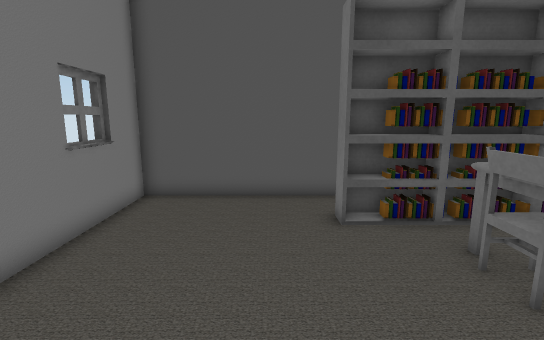
View 1 (above)

17 first-person views from a walk through a Unity game level. The camera is 1.5 m above the floor, tilts 10° down and sees 85° across. The floor is counted in squares, 0.5 m on a side. Each view is taken from the middle of a square. On the plan, view 1 faces up. The plan holds only what a view shows up to about 20 squares ahead; the rest is blank. The player is left out. Door leaves are left out, so doorways stand open.

View 2
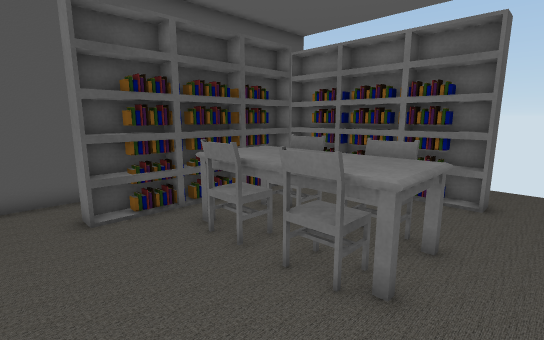

View 3
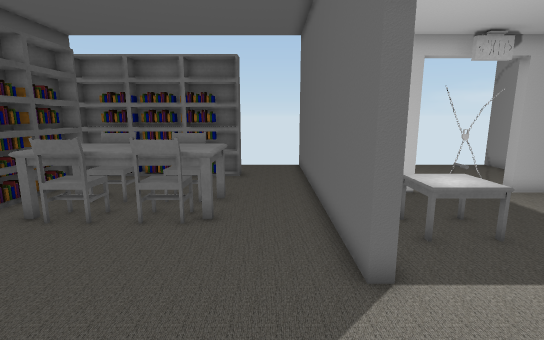

View 4
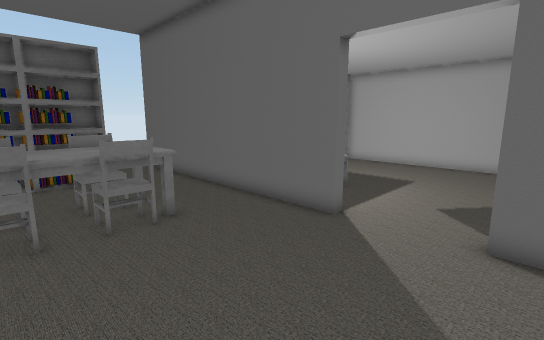

View 5
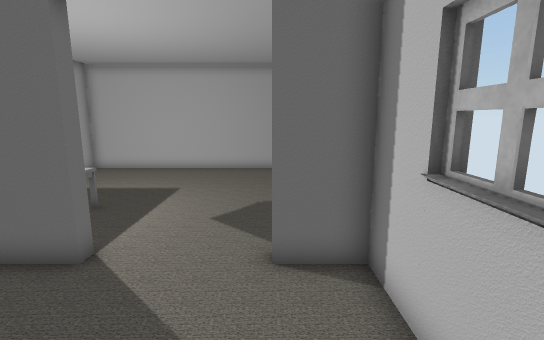

View 6
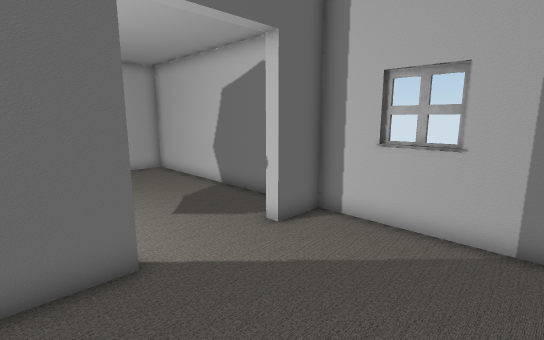

View 7
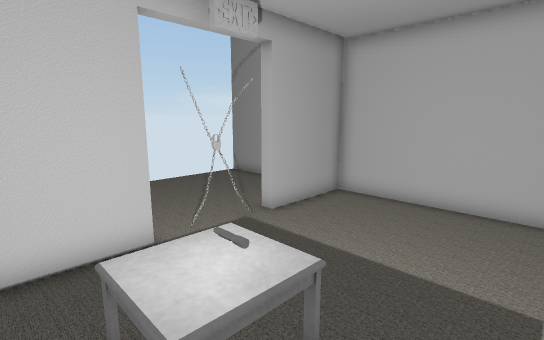

View 8
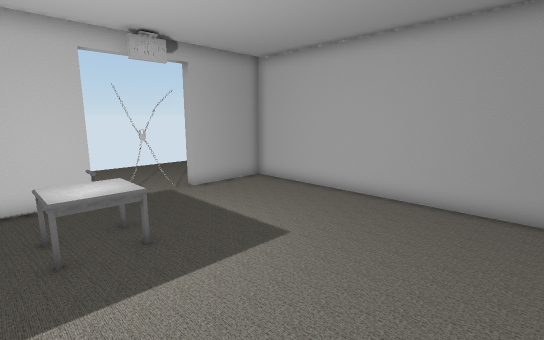

View 9
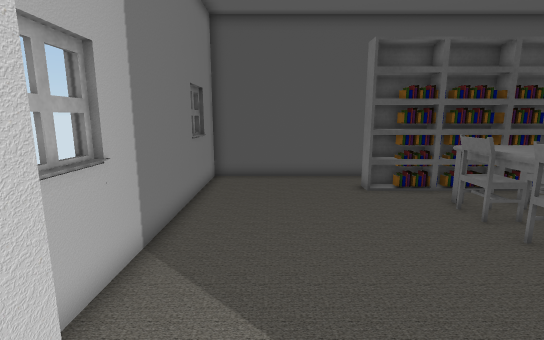

View 10
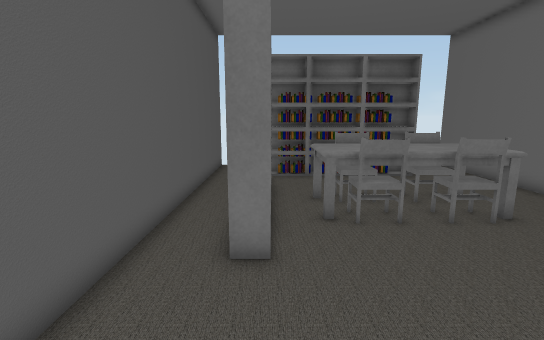

View 11
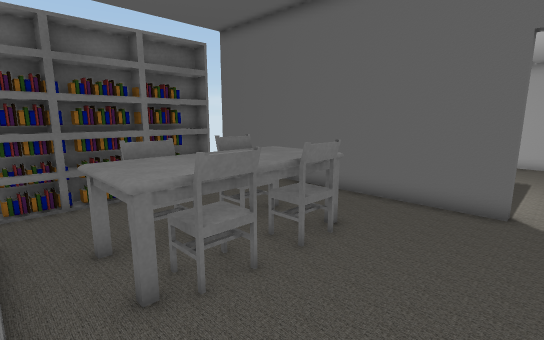

View 12
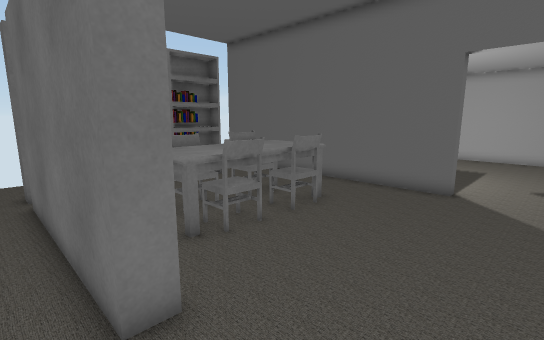

View 13
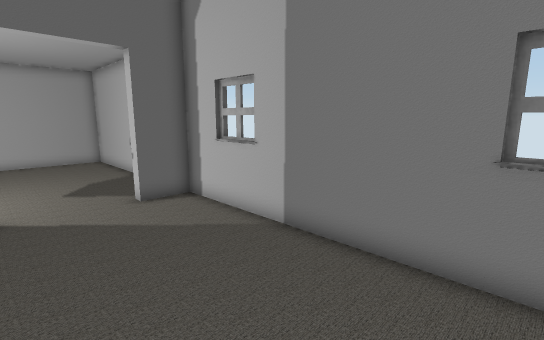

View 14
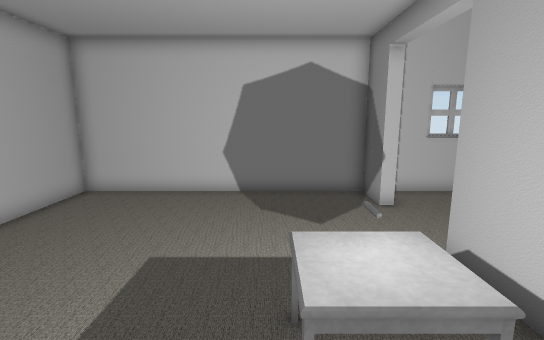

View 15
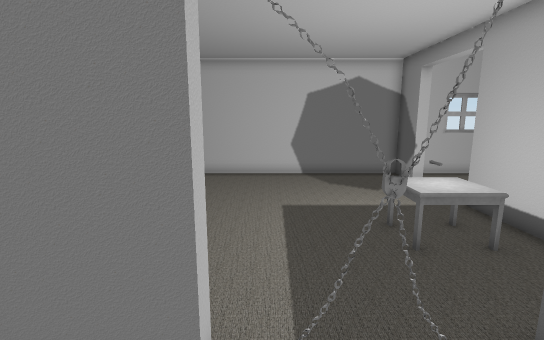

View 16
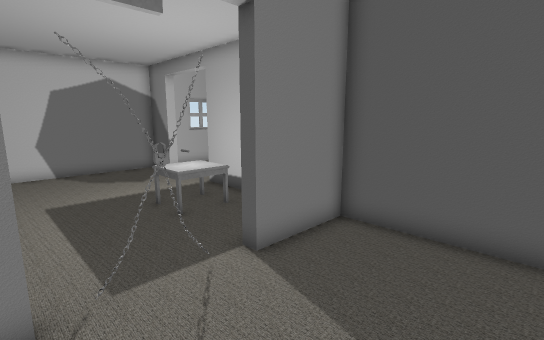

View 17
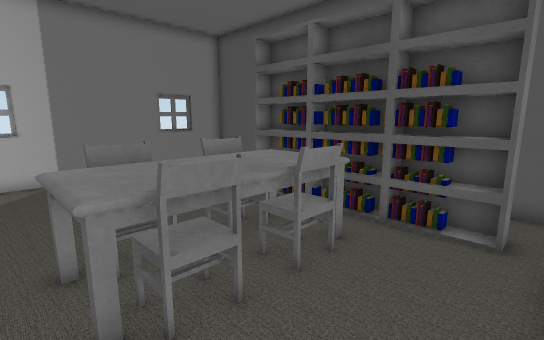

### Floor plan
Key: @ floor where view 1 was taken; # wall or solid block; . floor; D open door; B bookshelf; T table; C chair; O other object.
Columns run from 5 left of view 1 to 15 right of it. Each row starts with its distance up from view 1.
 11 #####################
 10 #..................
  9 #......#########B#.
  8 #......BBBBBBBBBBB
  7 #.........TTT...BB
  6 #........CTTT...B#
  5 #........CTTCC..BB
  4 #........CTTC...BB
  3 #........CTTC...B#
  2 #........CTTCC..BB
  1 #........TTTT...B#..
  0 #....@..............
 -1 #...................
 -2 #...................
 -3 ##DDDDD##############
 -4 #............#.....
 -5 #.......TTT..#.....
 -6 #.......OTT..#.....
 -7 #.......TTT..D....
 -8 #............D.....
 -9 #............D......
-10 #............D......
-11 #............#......
-12 #............#......
-13 #............#  ....
-14 #............#   ...
-15 ##############    ###

Positions as (right, up) in squares from view 1, and headings:
1: (0, 0), facing up
2: (0, -1), facing up-right
3: (-4, -1), facing right
4: (-4, 5), facing down-right
5: (-3, 3), facing down
6: (3, 3), facing down-left
7: (1, -4), facing down-right
8: (-4, -4), facing down-right
9: (-2, -4), facing up
10: (-4, 8), facing right
11: (0, 8), facing down-right
12: (-2, 10), facing down-right
13: (1, 8), facing down-left
14: (7, -7), facing left
15: (11, -10), facing left
16: (13, -11), facing up-left
17: (11, 0), facing up-left
